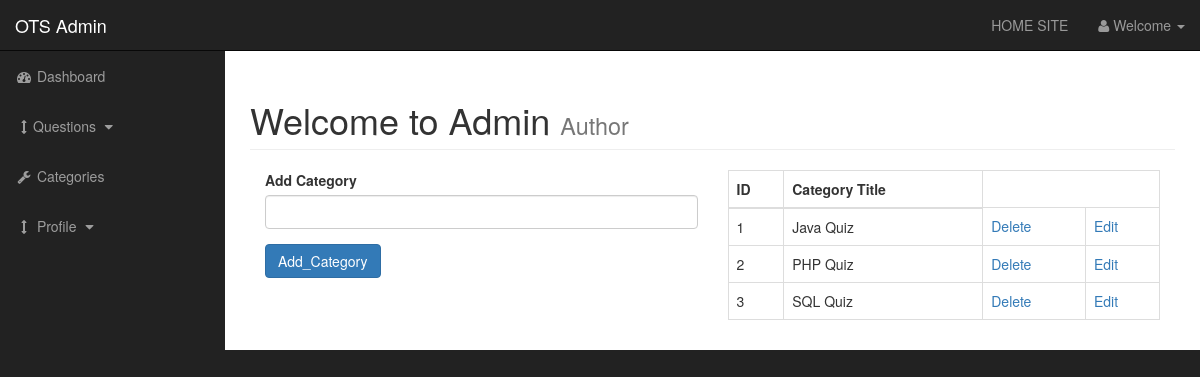
/catagories.php, run on the app's committed database.
### tables this page shows
CREATE TABLE IF NOT EXISTS `categories` (
  `cat_id` int(3) NOT NULL AUTO_INCREMENT,
  `cat_title` varchar(255) NOT NULL,
  PRIMARY KEY (`cat_id`)
);

### functions.php (the view, shortened to what this page needs)
<?php
require_once("includes/connection.php");
function findAllCategories(){
    global $connection;
                            $query = "select * from categories";
                            $select_catagories = mysqli_query($connection,$query);
                            while($row = mysqli_fetch_array($select_catagories)){
                             $cat_id = $row[0];
                             $cat_title = $row[1];
                              echo "<tr>";
                              echo "<td>{$cat_id}</td>";
                              echo "<td>{$cat_title}</td>";
                        echo "<td><a href='catagories.php?delete={$cat_id}'>Delete</a></td>";
                        echo "<td><a href='catagories.php?edit={$cat_id}'>Edit</a></td>";
                            echo "</tr>";
                            }
}
?>

### css/sb-admin.css (style rules this page uses)
body { margin-top: 100px; background-color: #222; }
@media (min-width:768px) { body { margin-top: 50px; } }

### data on the page
categories: cat_id "1", cat_title "Java Quiz"
categories: cat_id "2", cat_title "PHP Quiz"
categories: cat_id "3", cat_title "SQL Quiz"
